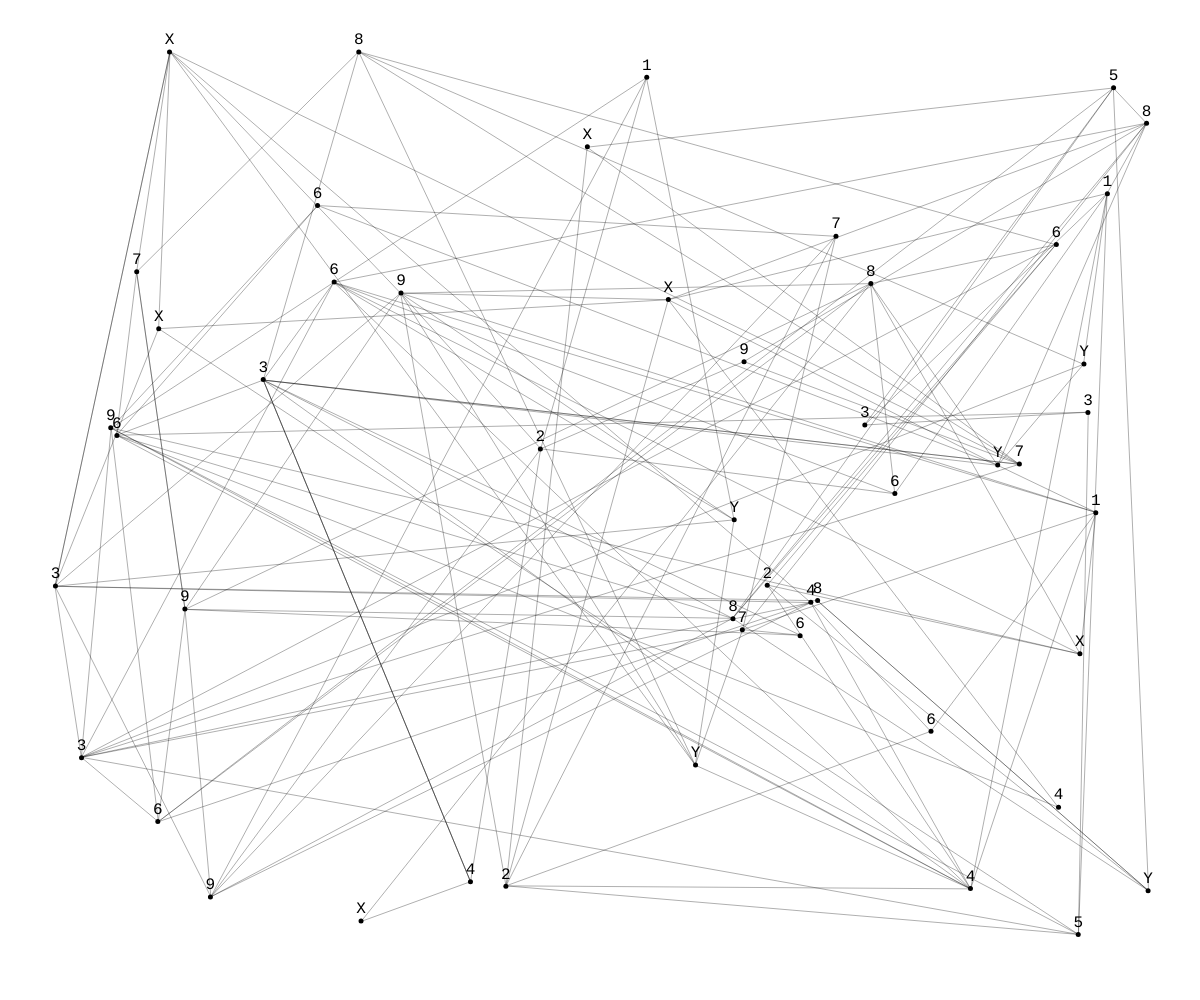
Frame 1 (no input)
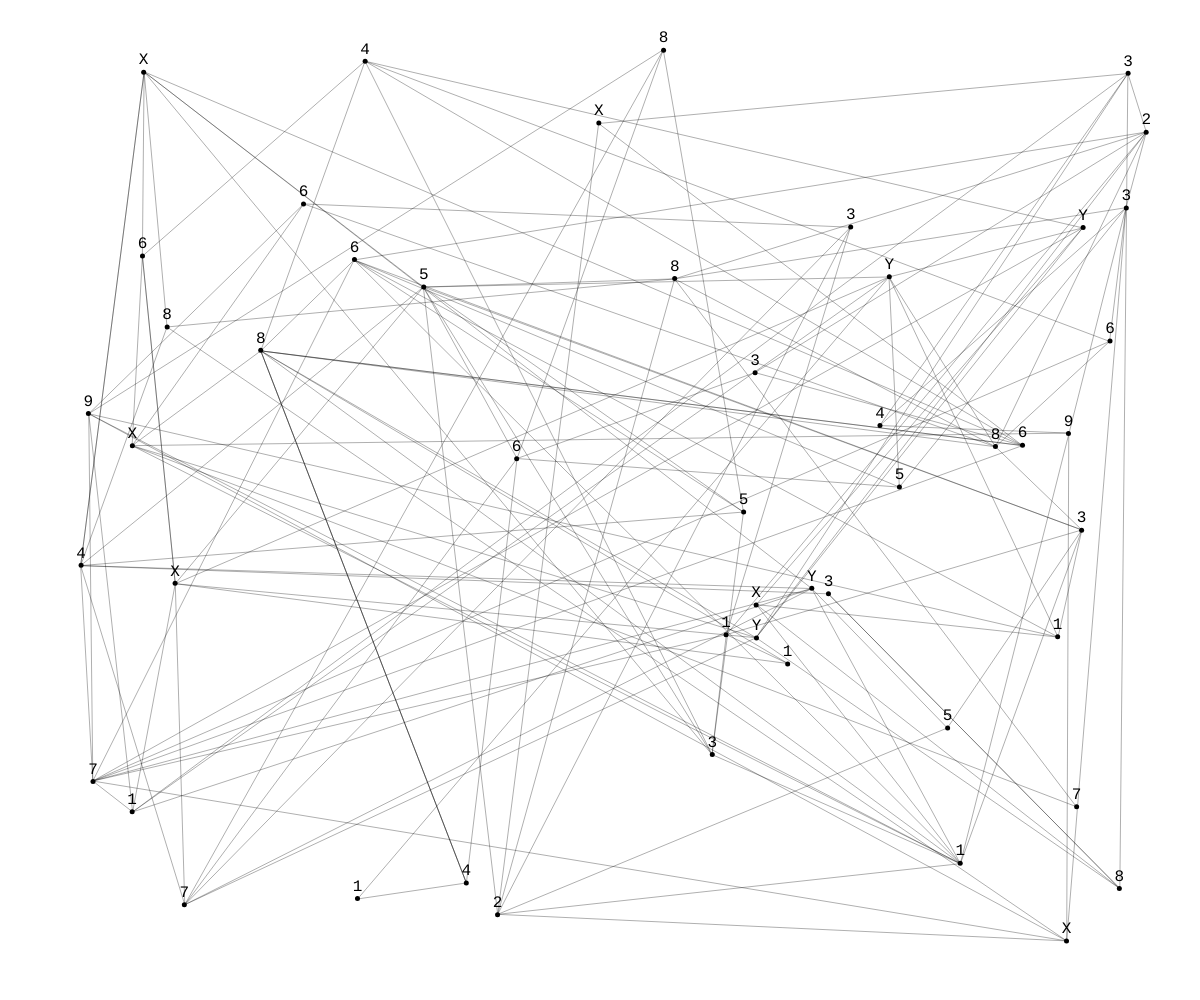
Frame 60 (no input)
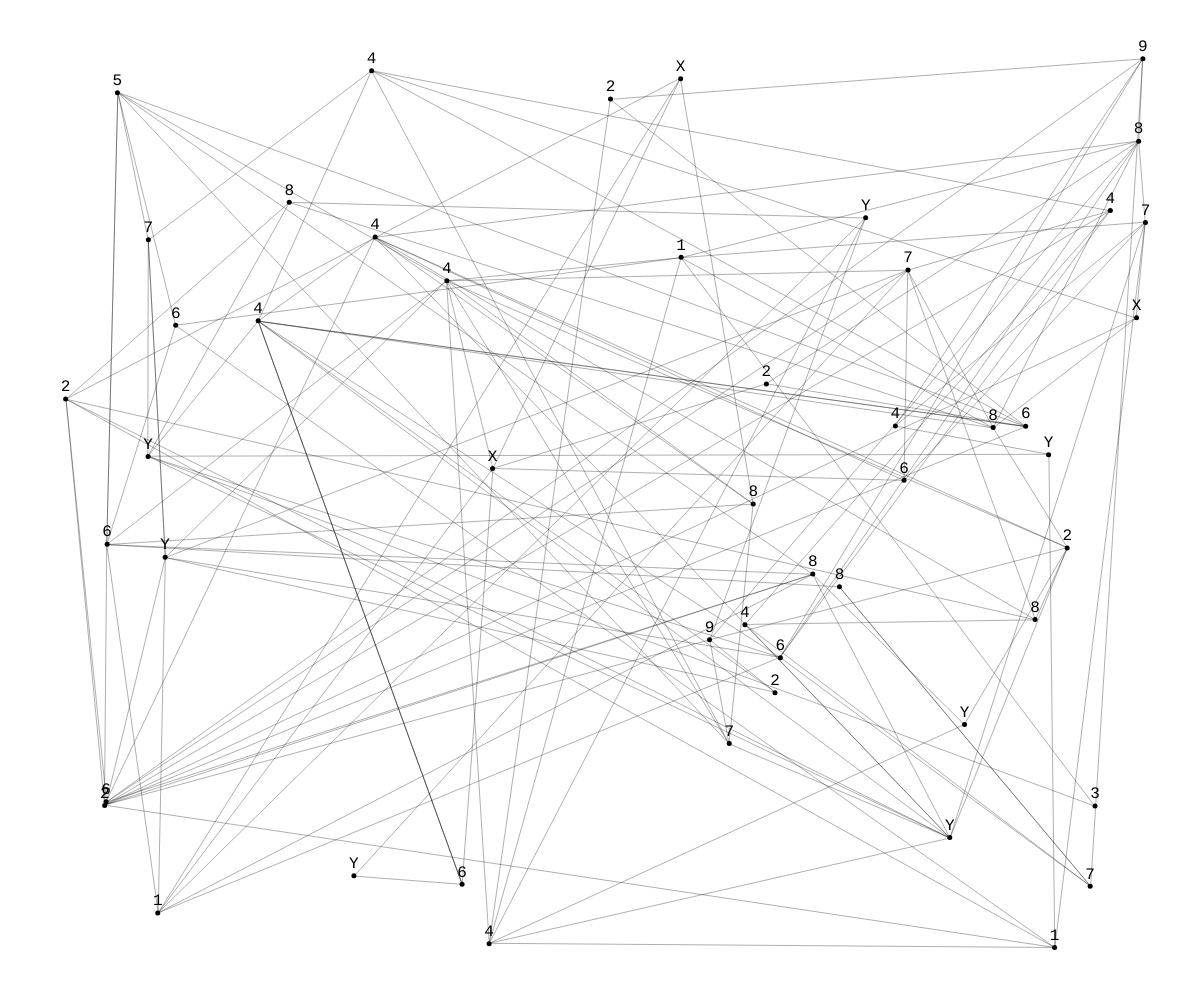
Frame 120 (the mouse pressed at the canvas centre since frame 60)

The p5.js sketch that drew these frames (run headless with seeded random() and noise() and a simulated clock; from frame 60 on, the mouse is pressed at the canvas centre):

// p5.js sketch
// ── sketch.js
let nodes = [];
let edges = [];
let labels = ['X', 'Y', '1', '2', '3', '4', '5', '6', '7', '8', '9'];
let padding = 50;

function setup() {
  createCanvas(windowWidth, windowHeight);
  textFont('monospace');
  textSize(16);
  textAlign(CENTER, CENTER);

  // Créer les nœuds

for (let i = 0; i < 50; i++) {
  nodes.push({
    x: random(padding, width - padding),
    y: random(padding, height - padding),
    vx: random(-0.5, 0.5),
    vy: random(-0.5, 0.5),
    label: random(labels),
    nextChange: millis() + random(50, 50)
  });
}


  // Créer des liens entre les nœuds
  for (let i = 0; i < 150; i++) {
    edges.push([
      floor(random(nodes.length)),
      floor(random(nodes.length))
    ]);
  }
}

function draw() {
  background(255);

  // Tracer les arêtes
  stroke(0, 80);
  strokeWeight(1);
  for (let [a, b] of edges) {
    let na = nodes[a];
    let nb = nodes[b];
    line(na.x, na.y, nb.x, nb.y);
  }

  // Mettre à jour et dessiner les nœuds
  for (let node of nodes) {
    node.x += node.vx;
    node.y += node.vy;

    // Rebond sur les bords
    if (node.x < padding || node.x > width - padding) node.vx *= -1;
    if (node.y < padding || node.y > height - padding) node.vy *= -1;

    // Changer le caractère à intervalle aléatoire
    if (millis() > node.nextChange) {
      node.label = random(labels);
      node.nextChange = millis() + random(50, 50); // prochain changement
    }

    fill(0);
    noStroke();
    ellipse(node.x, node.y, 5, 5); // le point

    text(node.label, node.x, node.y - 12); // le caractère
  }
}
